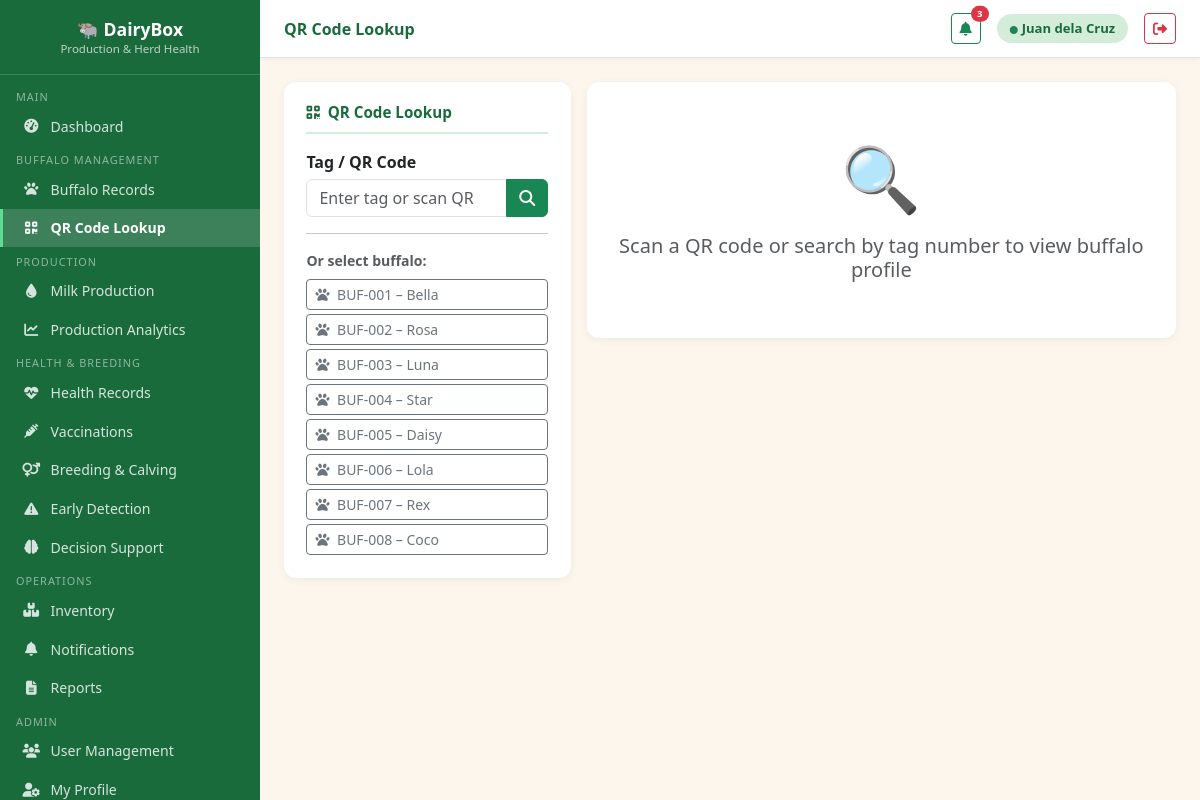
The app's page /modules/qr_scan.php (signed in) with its own data.
### tables this page shows
CREATE TABLE IF NOT EXISTS buffaloes (
    id              INT AUTO_INCREMENT PRIMARY KEY,
    tag_number      VARCHAR(40)  NOT NULL UNIQUE,
    qr_code         VARCHAR(100) UNIQUE,
    name            VARCHAR(80),
    breed           VARCHAR(80),
    sex             ENUM('Female','Male') DEFAULT 'Female',
    date_of_birth   DATE,
    weight_kg       DECIMAL(6,2),
    color           VARCHAR(50),
    acquisition_date DATE,
    acquisition_type ENUM('Born on Farm','Purchased','Donated') DEFAULT 'Born on Farm',
    status          ENUM('Active','Sold','Dead','Transferred') DEFAULT 'Active',
    health_status   ENUM('Healthy','Sick','Under Treatment','Recovered') DEFAULT 'Healthy',
    notes           TEXT,
    photo           VARCHAR(200),
    created_by      INT,
    created_at      TIMESTAMP DEFAULT CURRENT_TIMESTAMP,
    updated_at      TIMESTAMP DEFAULT CURRENT_TIMESTAMP ON UPDATE CURRENT_TIMESTAMP,
    FOREIGN KEY (created_by) REFERENCES users(id) ON DELETE SET NULL
);

### modules/qr_scan.php (the view, shortened to what this page needs)
<?php
$buffalo   = null;
$qr  = trim($_GET['qr'] ?? '');
include '../includes/header.php';
?>
<div class="row g-3">
    <div class="col-md-4">
        <div class="card-section">
            <div class="section-title"><i class="fa fa-qrcode me-2"></i>QR Code Lookup</div>
            <form method="GET" class="mb-3">
                <div class="mb-2">
                    <label class="form-label fw-semibold">Tag / QR Code</label>
                    <div class="input-group">
                        <input type="text" name="qr" class="form-control" value="<?= htmlspecialchars($qr) ?>" placeholder="Enter tag or scan QR">
                        <button class="btn btn-success" type="submit"><i class="fa fa-search"></i></button>
                    </div>
                </div>
            </form>
            <hr>
            <p class="small text-muted fw-semibold mb-2">Or select buffalo:</p>
            <?php
            $bufList = $db->query("SELECT id,tag_number,name FROM buffaloes WHERE status='Active' ORDER BY tag_number")->fetchAll();
            foreach ($bufList as $b):
                $active = $buffalo && $buffalo['id'] == $b['id'];
            ?>
            <a href="?id=<?= $b['id'] ?>" class="btn btn-sm w-100 mb-1 text-start <?= $active ? 'btn-success' : 'btn-outline-secondary' ?>">
                <i class="fa fa-paw me-1"></i> <?= htmlspecialchars($b['tag_number']) ?> – <?= htmlspecialchars($b['name'] ?? '') ?>
            </a>
            <?php endforeach; ?>
        </div>
    </div>
    <div class="col-md-8">
        <?php if (!$buffalo): ?>
        <div class="card-section text-center py-5">
            <div style="font-size:4rem">🔍</div>
            <h5 class="text-muted mt-2">Scan a QR code or search by tag number to view buffalo profile</h5>
        </div>
        <?php endif; ?>
    </div>
</div>
<?php include '../includes/footer.php'; ?>

### assets/css/style.css (style rules this page uses)
:root { --green-dark: #1a6b3c; --green-main: #28a745; --green-light: #d4edda; --brown: #7a5230; --cream: #fdf6ec; --sidebar-w: 260px; }
body.app-body { background: var(--cream); margin: 0; padding: 0; }
.card-section { background: #fff; border-radius: 12px; padding: 1.2rem 1.4rem; box-shadow: 0 2px 8px rgba(0,0,0,.06); margin-bottom: 1.4rem; }
.card-section .section-title { font-weight: 700; font-size: .95rem; color: var(--green-dark); border-bottom: 2px solid var(--green-light); padding-bottom: .5rem; margin-bottom: 1rem; }
.form-label { margin-bottom: .3rem; }

### records on screen
buffaloes: tag_number "BUF-001", name "Bella"
buffaloes: tag_number "BUF-002", name "Rosa"
buffaloes: tag_number "BUF-003", name "Luna"
buffaloes: tag_number "BUF-004", name "Star"
buffaloes: tag_number "BUF-005", name "Daisy"
buffaloes: tag_number "BUF-006", name "Lola"
buffaloes: tag_number "BUF-007", name "Rex"
buffaloes: tag_number "BUF-008", name "Coco"

### other values on screen
$pageTitle "QR Code Lookup"
$nc "3"
$user['full_name'] "Juan dela Cruz"
